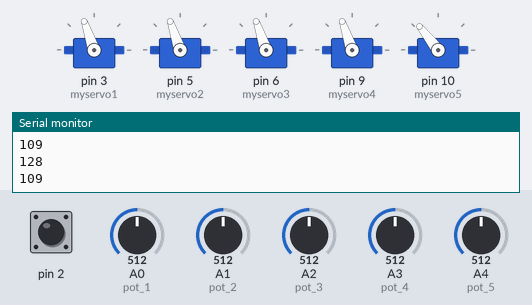
A sketch run on a simulated Arduino Uno, built with avr-gcc and run on an emulated ATmega328P. Parts: 5 × servo, the last lines printed to the serial monitor. The test bench sets the inputs (shaded band); at power-on: A0 (pot_1) = 512, A1 (pot_2) = 512, pin 2 HIGH, A2 (pot_3) = 512, A3 (pot_4) = 512, A4 (pot_5) = 512. At 15.5 s the program stops and its outputs stay as they are.

Above: at 4.2 s.
4.3 s: A0 (pot_1) set to 716
At 5.7 s:
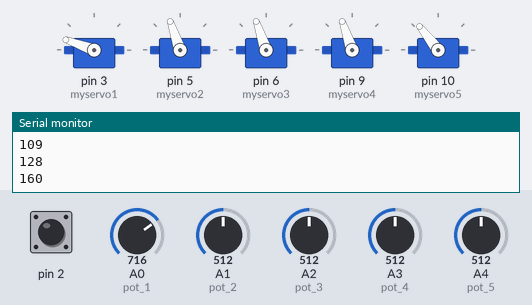
6.5 s: A1 (pot_2) set to 306
At 7.8 s:
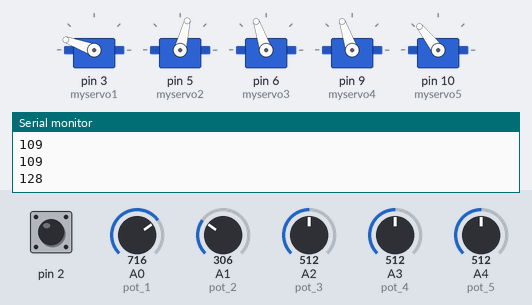
8.5 s: pin 2 pulled LOW for 0.15 s
At 11.7 s:
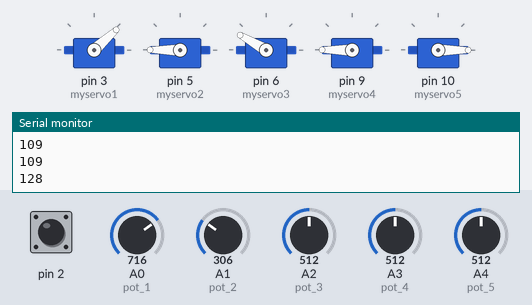
Timing chart, 0 to 13.2 s (numbered marks = the images above; inputs shaded):
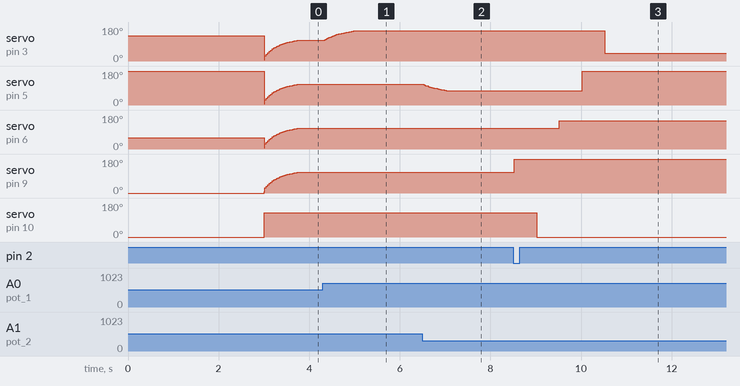

Measured:
- after the input at 4.3 s, servo on pin 3 (myservo1): moves from 109° to 160° over 0.67 s, starting at once
- after the input at 6.5 s, servo on pin 5 (myservo2): moves from 109° to 76° over 0.50 s, starting at once
- after the input at 8.5 s, servo on pin 3 (myservo1): 160° → 42° after 2.0 s; servo on pin 5 (myservo2): 76° → 180° after 1.5 s; servo on pin 6 (myservo3): 109° → 150° after 1.0 s; servo on pin 9 (myservo4): 109° → 180° at once; servo on pin 10 (myservo5): 128° → 0° after 0.52 s

The sketch:

manipulator.ino
```cpp
 #include <Servo.h>

 int pot_1 = A0;
 int pot_2 = A1;
 int pot_3 = A2;
 int pot_4 = A3;
 int pot_5 = A4;

Servo myservo1;
Servo myservo2;
Servo myservo3;
Servo myservo4;
Servo myservo5;


int prev_val_1 = 0;
int prev_val_2 = 0;
int prev_val_3 = 0;
int prev_val_4 = 0;
int prev_val_5 = 0;

int servo_val_1;
int servo_val_2;
int servo_val_3;
int servo_val_4;
int servo_val_5;

void Home(){
   myservo1.write(135);
  myservo2.write(247);
  myservo3.write(60);
  myservo4.write(0);
  myservo5.write(0);
  delay(3000);


}

void setup() {
  myservo1.attach(3);
  myservo2.attach(5);
  myservo3.attach(6);
  myservo4.attach(9);
  myservo5.attach(10);

  pinMode(2,INPUT_PULLUP);

  Serial.begin(9600);

  Home();

}

void loop() {

prev_val_1 = servo_val_1;
prev_val_2 = servo_val_2;
prev_val_3 = servo_val_3;
prev_val_4 = servo_val_4;
prev_val_5 = servo_val_5;
  int home_button = digitalRead(2);

  int pot_val_1 = analogRead(pot_1);
  int pot_val_2 = analogRead(pot_2);
  int pot_val_3 = analogRead(pot_3);
  int pot_val_4 = analogRead(pot_4);
  int pot_val_5 = analogRead(pot_5);

  int val_1 = pot_val_1/4 ;
  int val_2 = pot_val_2/4 ;
  int val_3 = pot_val_3/4 ;
  int val_4 = pot_val_4/4 ;

  servo_val_1 = (val_1*0.05)+(prev_val_1*0.95);
  servo_val_2 = (val_2*0.05)+(prev_val_2*0.95);
  servo_val_3 = (val_3*0.05)+(prev_val_3*0.95);
  servo_val_4 = (val_4*0.05)+(prev_val_4*0.95);

  int servo_val_5 = pot_val_5/4 ;
  Serial.print(servo_val_1);
  Serial.print("\n");
  Serial.print(servo_val_2);
  Serial.print("\n");
  Serial.print(servo_val_3);
  Serial.print("\n");
  Serial.print(servo_val_4);
  Serial.print("\n");
  Serial.print(servo_val_5);
  Serial.print("\n");

  myservo1.write(servo_val_1);
  myservo2.write(servo_val_2);
  myservo3.write(servo_val_3);
  myservo4.write(servo_val_4);
  myservo5.write(servo_val_5);
  if (home_button == LOW){
    End();
    exit(0);
   }

}
void End(){
    myservo4.write(205);
  delay(500);
  myservo5.write(0);
  delay(500);
  myservo3.write(150);
   delay(500);
  myservo2.write(255);
  delay(500);
  myservo1.write(42);


  delay(5000);
}
```
